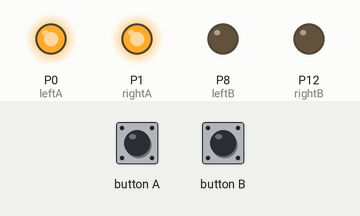
A program run on a simulated BBC micro:bit running MicroPython. On the bench: output pins drawn as LEDs (lit = HIGH). The inputs (shaded band) are chosen by the test bench.

Above: at 1.2 s.
1.3 s: button A pressed for 0.15 s
At 1.39 s:
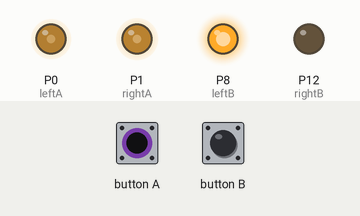
2.9 s: button B pressed for 0.15 s
At 2.99 s:
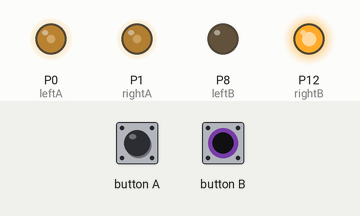
4.5 s: button B pressed for 3.2 s
At 8.7 s:
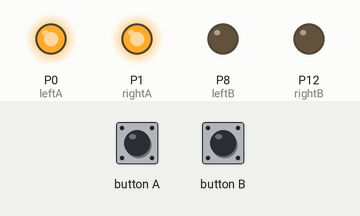
9.2 s: button A pressed for 3.2 s
At 9.9 s:
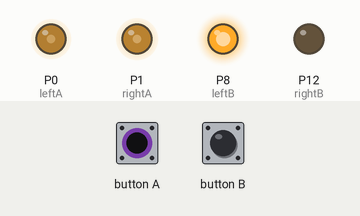
Timing chart, 0 to 13.9 s (numbered marks = the images above; inputs shaded):
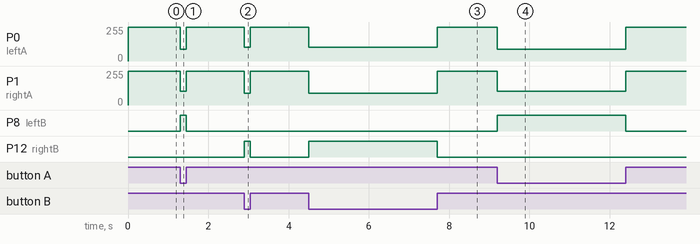

Measured:
- after the input at 1.3 s, P0 (leftA): 255/255 → 87/255 at once, → 255/255 0.15 s later; P1 (rightA): 255/255 → 102/255 at once, → 255/255 0.15 s later; P8 (leftB): LOW → HIGH at once, → LOW 0.15 s later
- after the input at 2.9 s, P0 (leftA): 255/255 → 102/255 at once, → 255/255 0.15 s later; P1 (rightA): 255/255 → 87/255 at once, → 255/255 0.15 s later; P12 (rightB): LOW → HIGH at once, → LOW 0.15 s later
- after the input at 4.5 s, P0 (leftA): 255/255 → 102/255 at once, → 255/255 3.2 s later; P1 (rightA): 255/255 → 87/255 at once, → 255/255 3.2 s later; P12 (rightB): LOW → HIGH at once, → LOW 3.2 s later
- after the input at 9.2 s, P0 (leftA): 255/255 → 87/255 at once, → 255/255 3.2 s later; P1 (rightA): 255/255 → 102/255 at once, → 255/255 3.2 s later; P8 (leftB): LOW → HIGH at once, → LOW 3.2 s later

The program:

LineFollower2.py
```python
# Add your Python code here. E.g.
from microbit import *

leftA = pin0
leftB = pin8
rightA = pin1
rightB = pin12
leftLine = pin11
rightLine = pin5
speedFwd = 100
speedTurn = 40

def reverse (spdpct):
    spd = spdpct * 10.23
    leftA.write_analog(1023-spd)
    leftB.write_digital(1)
    rightA.write_analog(1023-spd)
    rightB.write_digital(1)

def forward (spdpct):
    spd = spdpct * 10.23
    leftA.write_analog(spd)
    leftB.write_digital(0)
    rightA.write_analog(spd)
    rightB.write_digital(0)

def spinLeft (spdpct):
    spd = spdpct * 10.23
    leftA.write_analog(1023-spd)
    leftB.write_digital(1)
    rightA.write_analog(spd)
    rightB.write_digital(0)

def softLeft (spdpct):
    spd = spdpct * 10.23
    leftA.write_analog(350)
    leftB.write_digital(1)
    rightA.write_analog(spd)
    rightB.write_digital(0)

def spinRight (spdpct):
    spd = spdpct * 10.23
    leftA.write_analog(spd)
    leftB.write_digital(0)
    rightA.write_analog(1023-spd)
    rightB.write_digital(1)

def softRight (spdpct):
    spd = spdpct * 10.23
    leftA.write_analog(spd)
    leftB.write_digital(0)
    rightA.write_analog(350)
    rightB.write_digital(1)

def stop():
    leftA.write_analog(0)
    leftB.write_digital(0)
    rightA.write_analog(0)
    rightB.write_digital(0)

lastfwd = 0
while True:
    lline = leftLine.read_digital()
    rline = rightLine.read_digital()
    if((lline == 1) and (rline == 0)):
        softLeft(speedTurn)
        #sleep(1)
        lastfwd = 0
        while ((leftLine.read_digital() == 1) and (rightLine.read_digital() == 0)):
            pass
            #sleep(1)
    elif((rline == 1) and (lline == 0)):
        softRight(speedTurn)
        #sleep(1)
        lastfwd = 0
        while ((rightLine.read_digital() == 1) and (leftLine.read_digital() == 0)):
            pass
            #sleep(1)
    else:
        if (lastfwd == 0):
            forward(speedFwd)
        lastfwd = 1

    
```
